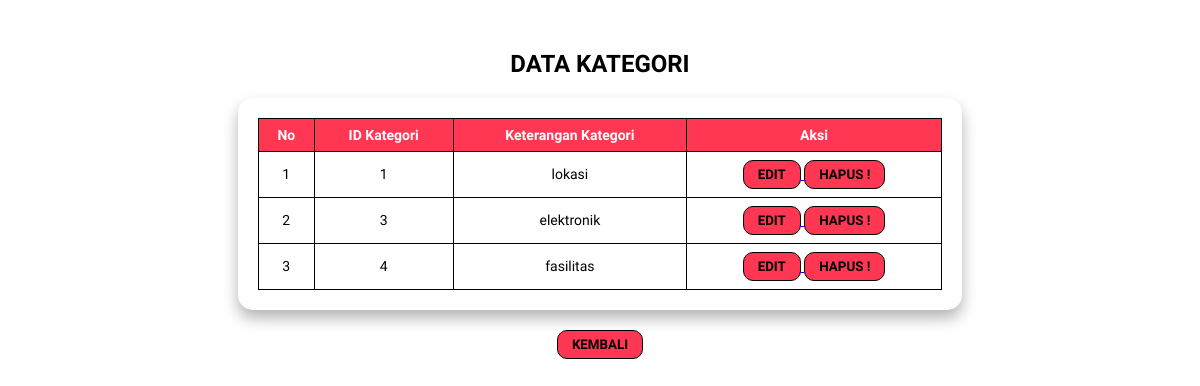
/UJIKOMFALAQ/admin/data-kategori.php, run on the app's committed database.
### tables this page shows
CREATE TABLE `kategori` (
  `id_kategori` int(11) NOT NULL,
  `ket_kategori` varchar(225) NOT NULL
);

### UJIKOMFALAQ/admin/data-kategori.php (the view, shortened to what this page needs)
<?php
$koneksi = mysqli_connect("localhost","root","","ujikom_12rpl2_falaq");
$query = mysqli_query($koneksi, "SELECT * FROM kategori");
$no = 1;
?>
<!DOCTYPE html>
<html lang="id">
<head>
</head>
<body>
<h2>DATA KATEGORI</h2>
<div class="box">
    <table>
        <tr>
            <th>No</th>
            <th>ID Kategori</th>
            <th>Keterangan Kategori</th>
            <th>Aksi</th>
        </tr>
        <?php while ($data = mysqli_fetch_assoc($query)) { ?>
        <tr>
            <td><?= $no++ ?></td>
            <td><?= $data['id_kategori'] ?></td>
            <td><?= $data['ket_kategori'] ?></td>
            <td class="aksi">
                <a href="edit-kategori.php?id=<?= $data['id_kategori'] ?>">
                    <button><b>EDIT</b></button>
                </a>
                <a href="hapus-kategori.php?id=<?= $data['id_kategori'] ?>"
                   onclick="return confirm('yakin pengen hapus?')">
                    <button><b>HAPUS !</b></button>
                </a>
        </tr>
        <?php } ?>
    </table>
</div>
<div class="kembali">
    <a href="admin.php">
        <button><b>KEMBALI</b></button>
    </a>
</div>
</body>
</html>

### UJIKOMFALAQ/admin/data-kategori.php (style rules this page uses)
body { font-family: 'Baloo 2'; margin: 0; padding: 30px; background-color: white; text-align: center; }
h2 { color: black; margin-bottom: 20px; }
.box { background-color: white; padding: 20px; border-radius: 15px; box-shadow: 0 8px 15px rgba(0,0,0,0.3); overflow-x: auto; width: 60%; margin: auto; }
table { width: 100%; border-collapse: collapse; font-size: 14px; }
th, td { border: 1px solid black; padding: 8px; text-align: center; }
th { background-color: rgb(255, 55, 82); color: white; }
button { border: 1px solid black; background-color: rgb(255, 55, 82); color: black; border-radius: 10px; padding: 6px 14px; font-family: 'Baloo 2'; transition: all 0.2s ease; }
.kembali { margin-top: 20px; }

### data on the page
kategori: id_kategori "1", ket_kategori "lokasi"
kategori: id_kategori "3", ket_kategori "elektronik"
kategori: id_kategori "4", ket_kategori "fasilitas"
